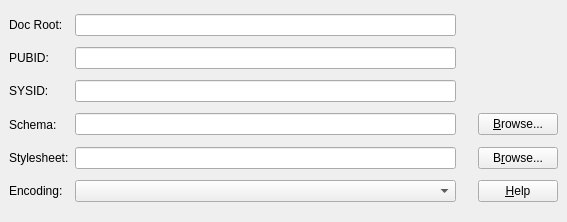
<ui version="4.0" >
 <author></author>
 <comment></comment>
 <exportmacro></exportmacro>
 <class>TemplateDetailsBase</class>
 <widget class="QWidget" name="TemplateDetailsBase" >
  <property name="geometry" >
   <rect>
    <x>0</x>
    <y>0</y>
    <width>567</width>
    <height>222</height>
   </rect>
  </property>
  <property name="minimumSize" >
   <size>
    <width>0</width>
    <height>0</height>
   </size>
  </property>
  <property name="windowTitle" >
   <string>Template Details</string>
  </property>
  <layout class="QGridLayout" >
   <property name="margin" >
    <number>9</number>
   </property>
   <property name="spacing" >
    <number>6</number>
   </property>
   <item row="5" column="0" >
    <widget class="QLabel" name="encodingInscription_" >
     <property name="text" >
      <string>Encoding:</string>
     </property>
    </widget>
   </item>
   <item row="4" column="1" >
    <widget class="QLineEdit" name="style_" />
   </item>
   <item row="4" column="0" >
    <widget class="QLabel" name="styleInscription_" >
     <property name="text" >
      <string>Stylesheet:</string>
     </property>
    </widget>
   </item>
   <item row="3" column="3" >
    <widget class="QPushButton" name="browseSchema_" >
     <property name="text" >
      <string>&amp;Browse...</string>
     </property>
     <property name="shortcut" >
      <string>Alt+B</string>
     </property>
    </widget>
   </item>
   <item row="3" column="1" >
    <widget class="QLineEdit" name="schema_" />
   </item>
   <item row="3" column="0" >
    <widget class="QLabel" name="schemaInscription_" >
     <property name="frameShape" >
      <enum>QFrame::NoFrame</enum>
     </property>
     <property name="frameShadow" >
      <enum>QFrame::Plain</enum>
     </property>
     <property name="text" >
      <string>Schema:</string>
     </property>
    </widget>
   </item>
   <item row="3" column="2" >
    <spacer>
     <property name="orientation" >
      <enum>Qt::Horizontal</enum>
     </property>
     <property name="sizeType" >
      <enum>QSizePolicy::Fixed</enum>
     </property>
     <property name="sizeHint" >
      <size>
       <width>16</width>
       <height>23</height>
      </size>
     </property>
    </spacer>
   </item>
   <item row="5" column="1" >
    <widget class="QComboBox" name="encoding_" />
   </item>
   <item row="4" column="3" >
    <widget class="QPushButton" name="browseStyle_" >
     <property name="text" >
      <string>B&amp;rowse...</string>
     </property>
     <property name="shortcut" >
      <string>Alt+R</string>
     </property>
    </widget>
   </item>
   <item row="5" column="3" >
    <widget class="QPushButton" name="helpButton_" >
     <property name="text" >
      <string>&amp;Help</string>
     </property>
     <property name="shortcut" >
      <string>Alt+H</string>
     </property>
    </widget>
   </item>
   <item row="2" column="1" >
    <widget class="QLineEdit" name="dtdSysid_" />
   </item>
   <item row="2" column="0" >
    <widget class="QLabel" name="sysidInscription_" >
     <property name="text" >
      <string>SYSID:</string>
     </property>
    </widget>
   </item>
   <item row="1" column="1" >
    <widget class="QLineEdit" name="dtdPubid_" />
   </item>
   <item row="1" column="0" >
    <widget class="QLabel" name="pubidInscription_" >
     <property name="text" >
      <string>PUBID:</string>
     </property>
    </widget>
   </item>
   <item row="0" column="1" >
    <widget class="QLineEdit" name="rootElem_" />
   </item>
   <item row="0" column="0" >
    <widget class="QLabel" name="rootElemInscription_" >
     <property name="text" >
      <string>Doc Root:</string>
     </property>
    </widget>
   </item>
  </layout>
 </widget>
 <layoutdefault spacing="6" margin="11" />
 <pixmapfunction>qPixmapFromMimeSource</pixmapfunction>
 <resources/>
 <connections/>
</ui>
